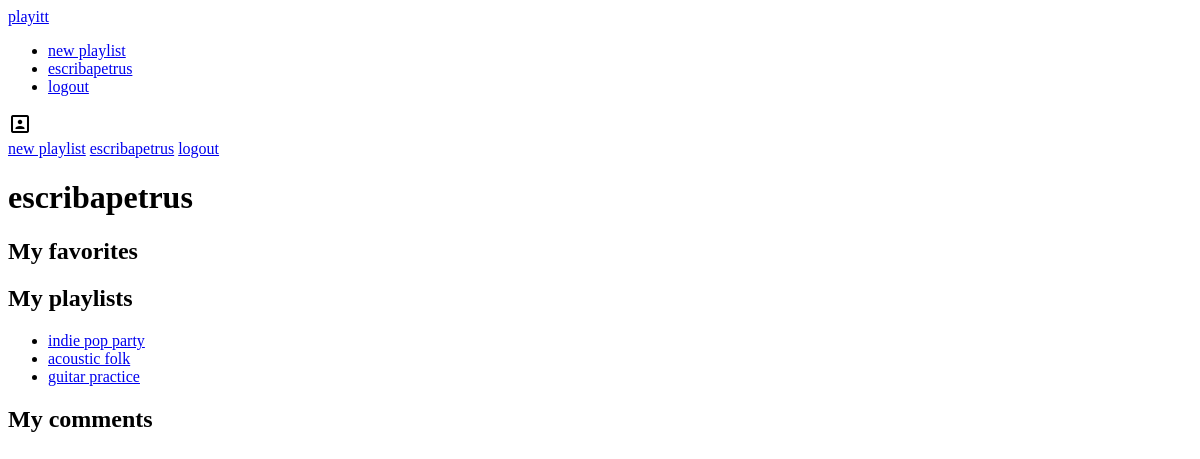
/users/detail/7/, run on an earlier commit of the app's database.
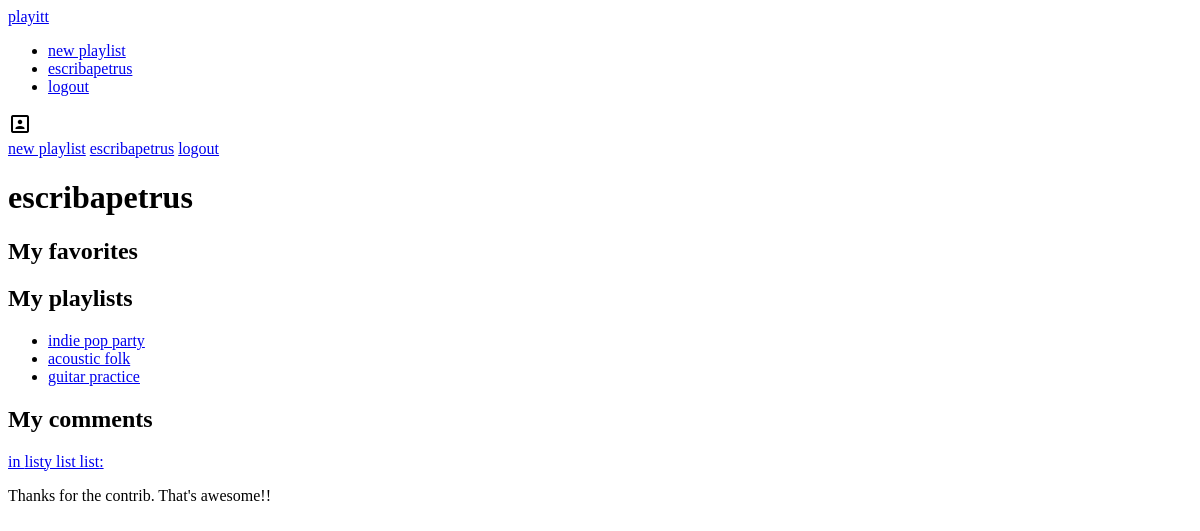
And on a later commit of the database.
### playlists/models.py (models this page shows, shortened)
class Playlist(models.Model):
    title = models.CharField(max_length=50)
    user = models.ForeignKey(User, on_delete=models.CASCADE)
    songs = models.ManyToManyField(Song)
    genres = models.ManyToManyField(Genre)
    description = models.TextField(default="")
    date_created = models.DateTimeField(default=timezone.now)
    def __str__(self):
        return self.title

### comments/models.py (models this page shows)
class Comment(models.Model):
    text = models.TextField()
    playlist = models.ForeignKey(Playlist,on_delete=models.CASCADE)
    user = models.ForeignKey(User,on_delete=models.CASCADE)
    comment_date = models.DateField(default=timezone.now)

### users/views.py (the view)
# urls.py: path('detail/<int:pk>/',views.Detail.as_view(),name='users-profile'),
class Detail(DetailView):
	model = User

### templates/auth/user_detail.html (shortened to what this page needs)
{% extends "../layout.html" %}
{% block content %}
<div class="users-detail">
    <h1>{{object}}</h1>
    <div class="user-catalog">
        <div class="user-favorites">
            <h2>My favorites</h2>
        </div>
        <div class="user-playlists">
            <h2>My playlists</h2>
            <ul>
                {% for f in object.playlist_set.all %}
                    <li><a href="{% url 'playlists-detail' f.pk %}">{{f.title}}</a></li>
                {%endfor%}
            </ul>
        </div>
    </div>
    <div class="user-comments">
        <div class="container">
            <h2>My comments</h2>
            {% for f in object.comment_set.all %}
                <div class="comment">
                    <a href="{% url 'playlists-detail' f.playlist.pk %}">in {{f.playlist}}:</a>
                    <p>{{f.text}}</p>
                </div>
            {%endfor%}
        </div>
    </div>
</div>
{% endblock %}

What changed in the data, as far as the page shows it:
added Comment: playlist "listy list list", text "Thanks for the contrib. That's awesome!!"
